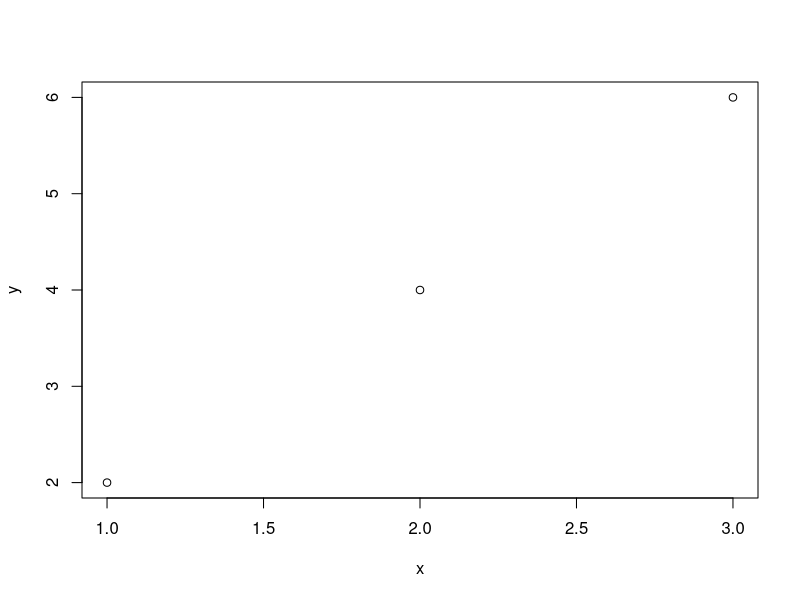
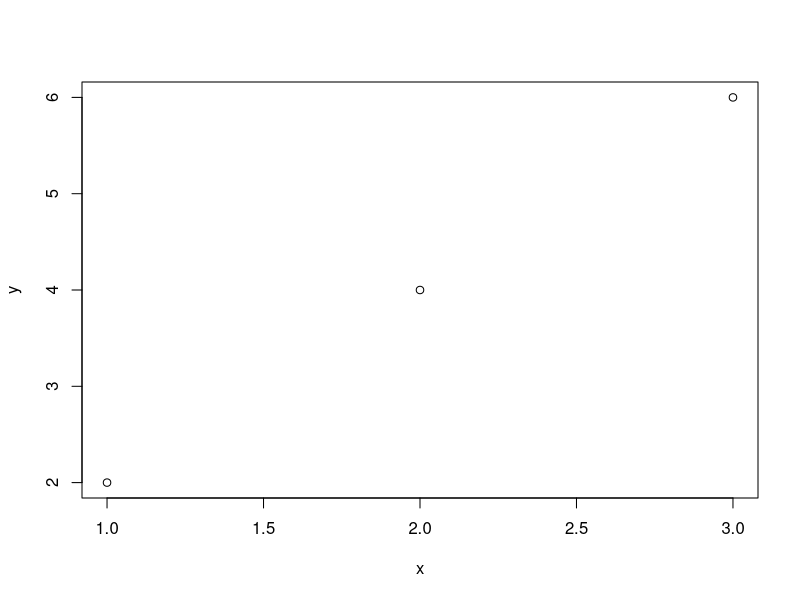

Source code (R) for these figures, in order:
## ---- chunk 1
x = c(1,2,3)
y = c(2,4,6)
## ---- chunk 2
plot(x,y)
## ---- chunk 3
plot(x,y)
